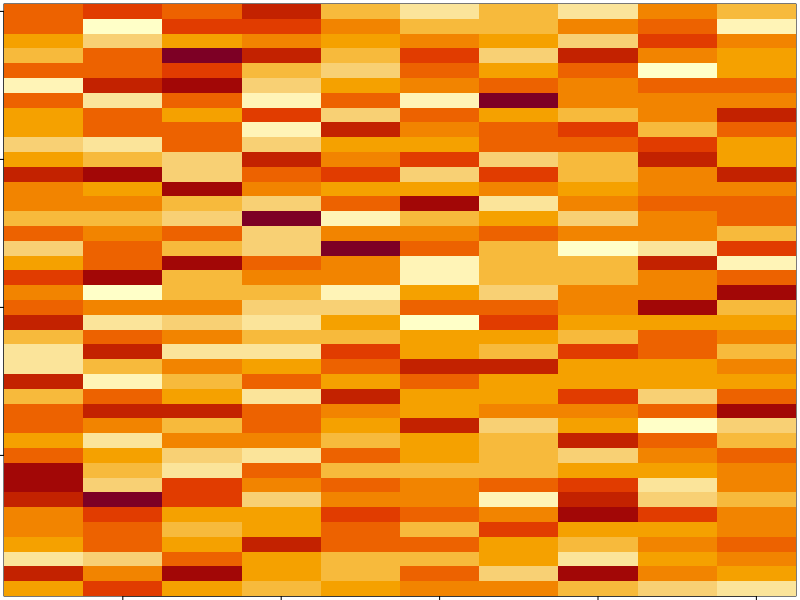
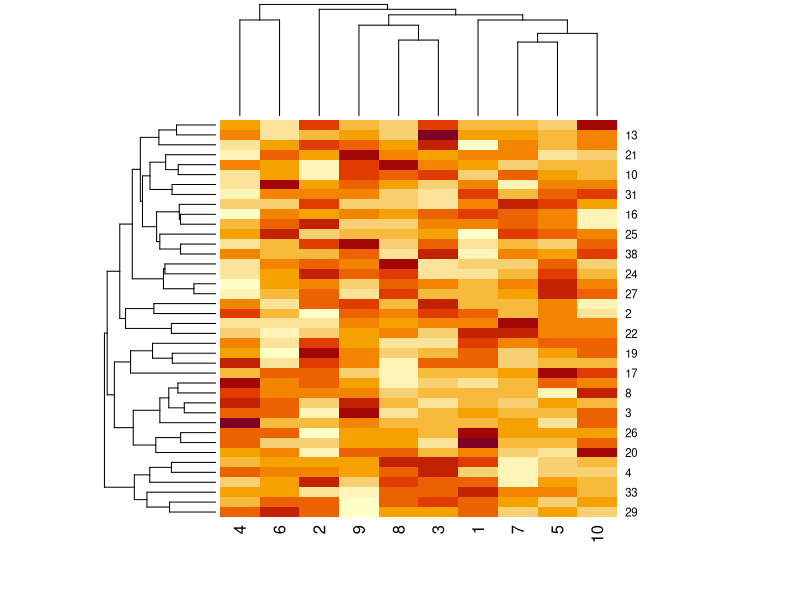
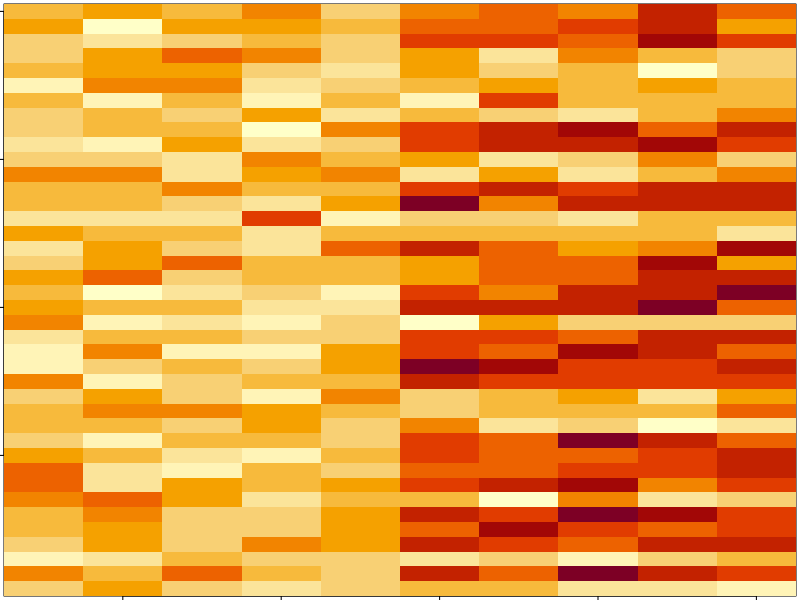
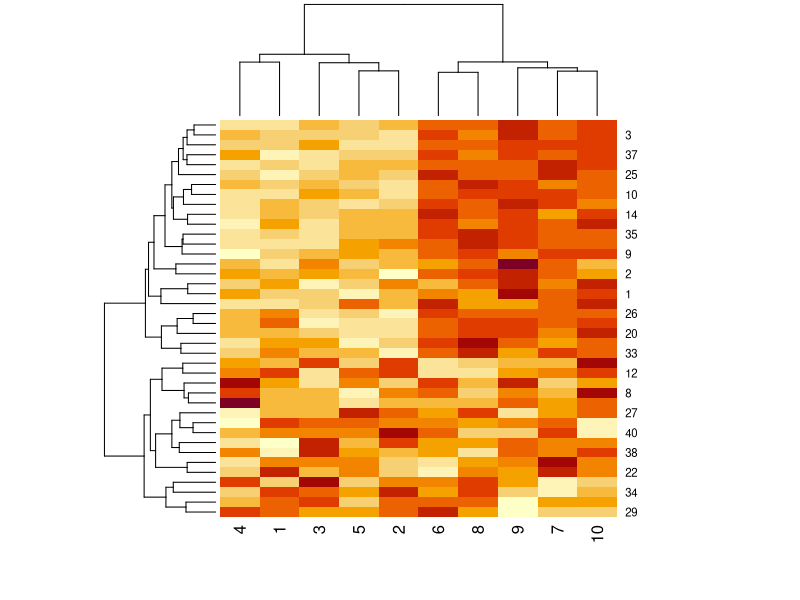
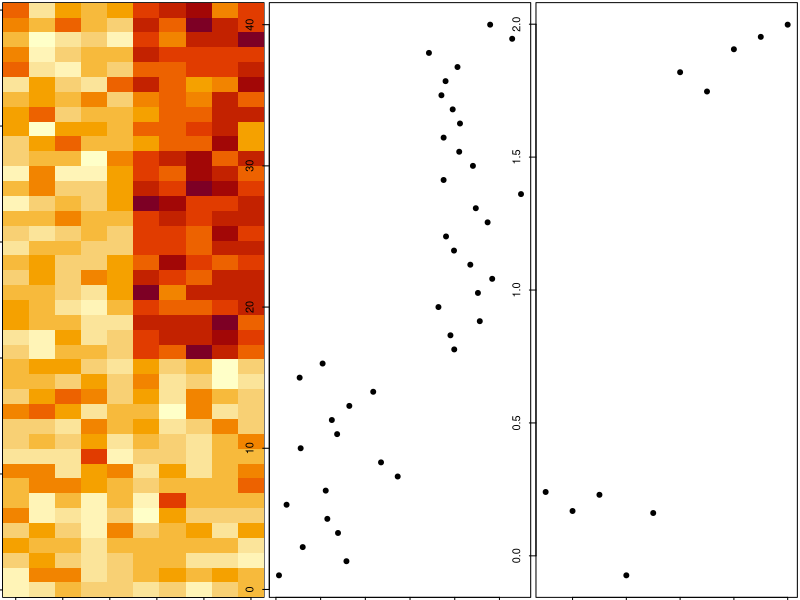
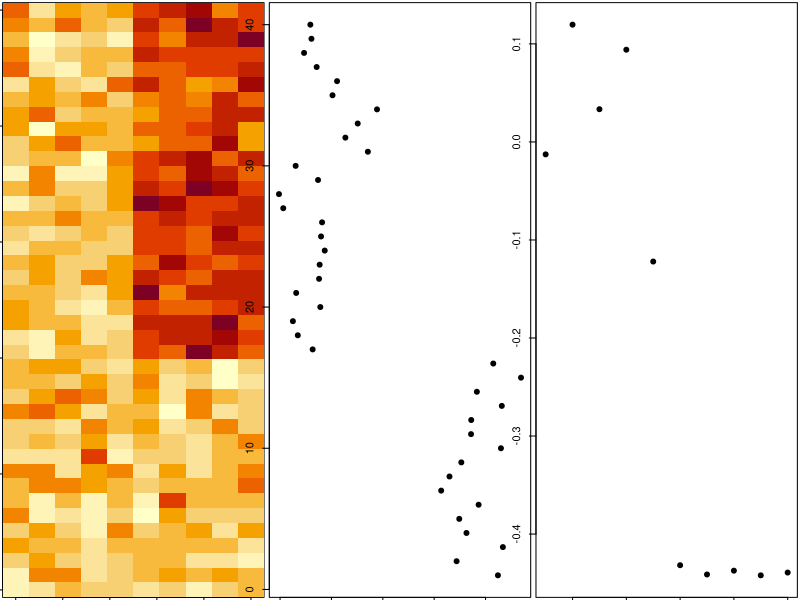

Here is the R script that generated these plots, in order:
## ---- chunk 1
knitr::opts_chunk$set(echo = TRUE)

## ---- chunk 2
set.seed(12345)
par(mar=rep(0.2, 4)) 
dataMatrix <- matrix(rnorm(400), nrow=40)
image(1:10, 1:40, t(dataMatrix)[,nrow(dataMatrix):1])

## ---- chunk 3
heatmap(dataMatrix)
## ---- chunk 4
set.seed(678910)
for (i in 1:40) {
        # flip a coin
        coinFlip <- rbinom(1, size=1, prob=0.5)
        # if heads, add a common pattern to that row
        if (coinFlip){
                dataMatrix[i, ] <- dataMatrix[i,] + rep(c(0,3), each = 5)
        }
}
par(mar=rep(0.2, 4))
image(1:10, 1:40, t(dataMatrix)[, nrow(dataMatrix):1])
## ---- chunk 5

par(mar=rep(0.2, 4)) 
heatmap(dataMatrix)
## ---- chunk 6
hh <- hclust(dist(dataMatrix))
hh
dataMatrixOrdered <- dataMatrix[hh$order,]
par(mfrow = c(1,3))
image(t(dataMatrixOrdered)[, nrow(dataMatrixOrdered):1])
plot(rowMeans(dataMatrixOrdered), 40:1, , xlab="Row Mean", ylab="row", pch=19)
plot(colMeans(dataMatrixOrdered), xlab="Column", ylab="ColMeans", pch=19)
## ---- chunk 7
svd1 <- svd(scale(dataMatrixOrdered))
par(mfrow = c(1,3))
image(t(dataMatrixOrdered)[,nrow(dataMatrixOrdered):1])
plot(svd1$u[,1], 40:1, , xlab="Row", ylab="First Left Singular vector", pch=19)
plot(svd1$v[,1], xlab="Column", ylab="First Right Singular vector", pch=19)

## ---- chunk 8
str(dataMatrixOrdered)
head(dataMatrixOrdered)
scale(dataMatrixOrdered)
